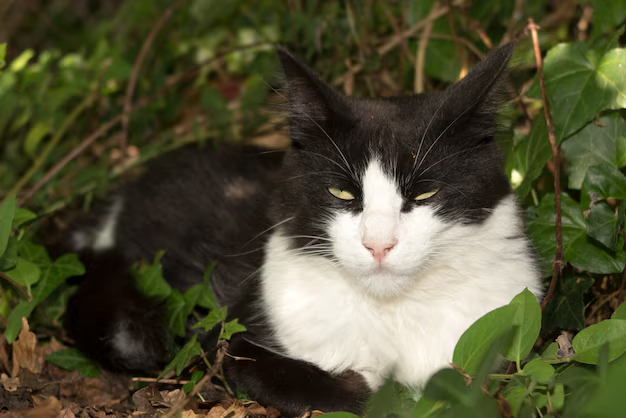
#> input picture 1/assets/image.png, 626 x 418 px
$ python -i equalizing.py   (imports and definitions only)
#> lines starting #> are read from the running program, lines starting #| are printed output that depends on the picture
import cv2 as cv
import numpy as np

from .histogram import histogram


def makeCdf(histogram):
    integral = np.zeros_like(histogram)
    integral[0] = histogram[0]

    for i in range(1, integral.shape[0]):
        integral[i] = integral[i-1] + histogram[i]

    return integral


def histEqualization(image):
    h = histogram(image)
    numPixels = image.shape[0] * image.shape[1]
    cdf = makeCdf(h)

    # normalization
    cdfMin = 0
    for el in h:
        if el != 0:
            cdfMin = el
            break

    sourceRange = numPixels
    destinationRange = 255
    lut = np.zeros_like(h)

    for i in range(destinationRange + 1):
        top = max(cdf[i] - cdfMin, 0)
        bottom = sourceRange - cdfMin

        lut[i] = (top / bottom) * (destinationRange)

    return cv.LUT(image, lut).astype(np.uint8)


def coloredHistEqualization(image):
    hsv = cv.cvtColor(image, cv.COLOR_RGB2HSV)
#> hsv: shape (418, 626, 3); mean H, S, V 25.1, 125.2, 85.2
    h, s, v = cv.split(hsv)
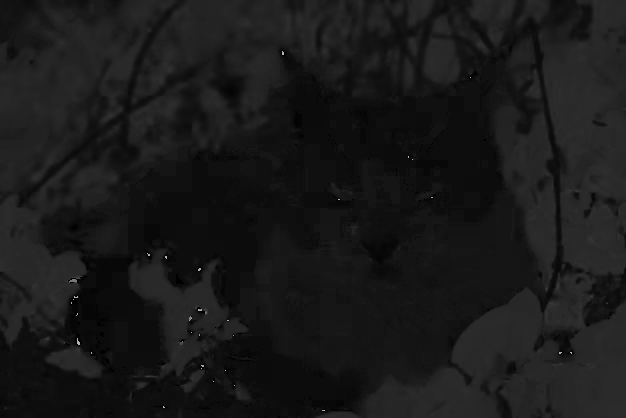
#> h: shape (418, 626); min 0, max 178, mean 25.1
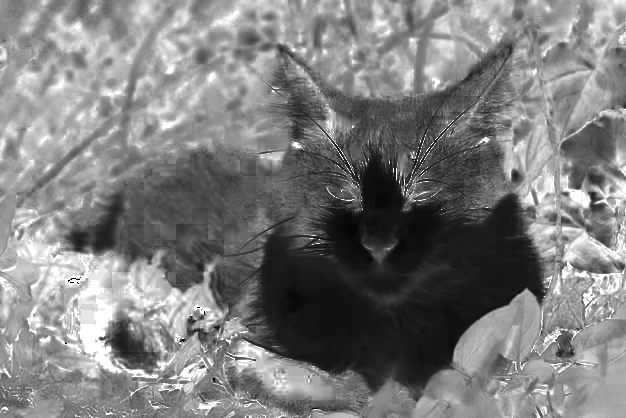
#> s: shape (418, 626); min 0, max 255, mean 125.2
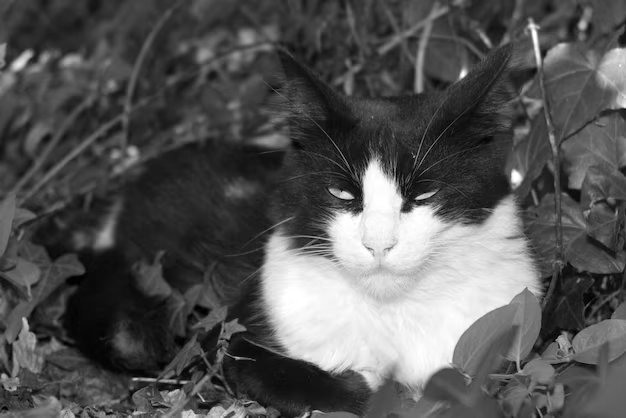
#> v: shape (418, 626); min 0, max 255, mean 85.2

    v_equalized = cv.equalizeHist(v)
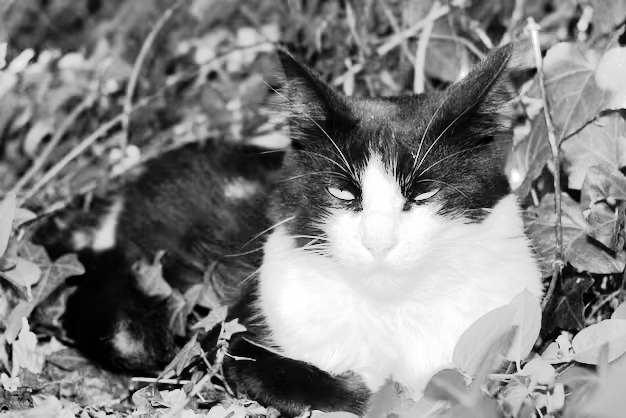
#> v_equalized: shape (418, 626); min 0, max 255, mean 128.4

    return cv.cvtColor(cv.merge((h, s, v_equalized)), cv.COLOR_HSV2RGB)
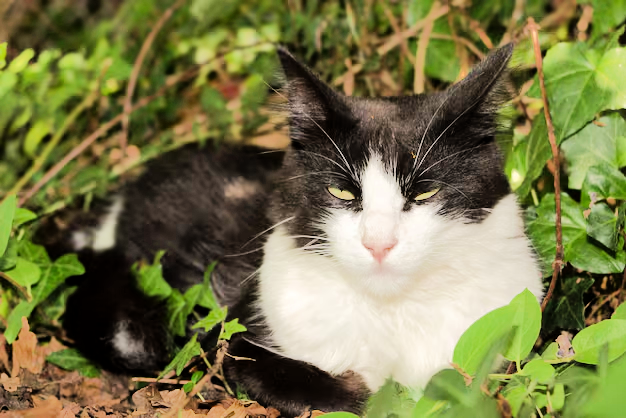
#> returned value: shape (418, 626, 3); mean R, G, B 119.8, 119.1, 73


def coloredClaheHistEqualization(image, clipLimit=7.0):
    hsv = cv.cvtColor(image, cv.COLOR_RGB2HSV)
    h, s, v = cv.split(hsv)

    v_clahe = cv.createCLAHE(clipLimit, tileGridSize=(8, 8)).apply(v)

    return cv.cvtColor(cv.merge((h, s, v_clahe)), cv.COLOR_HSV2RGB)

>>> import cv2
>>> picture = cv2.cvtColor(cv2.imread('assets/image.png'), cv2.COLOR_BGR2RGB)
>>> result = coloredHistEqualization(picture)

$ run again, on 1/assets/3_3.png
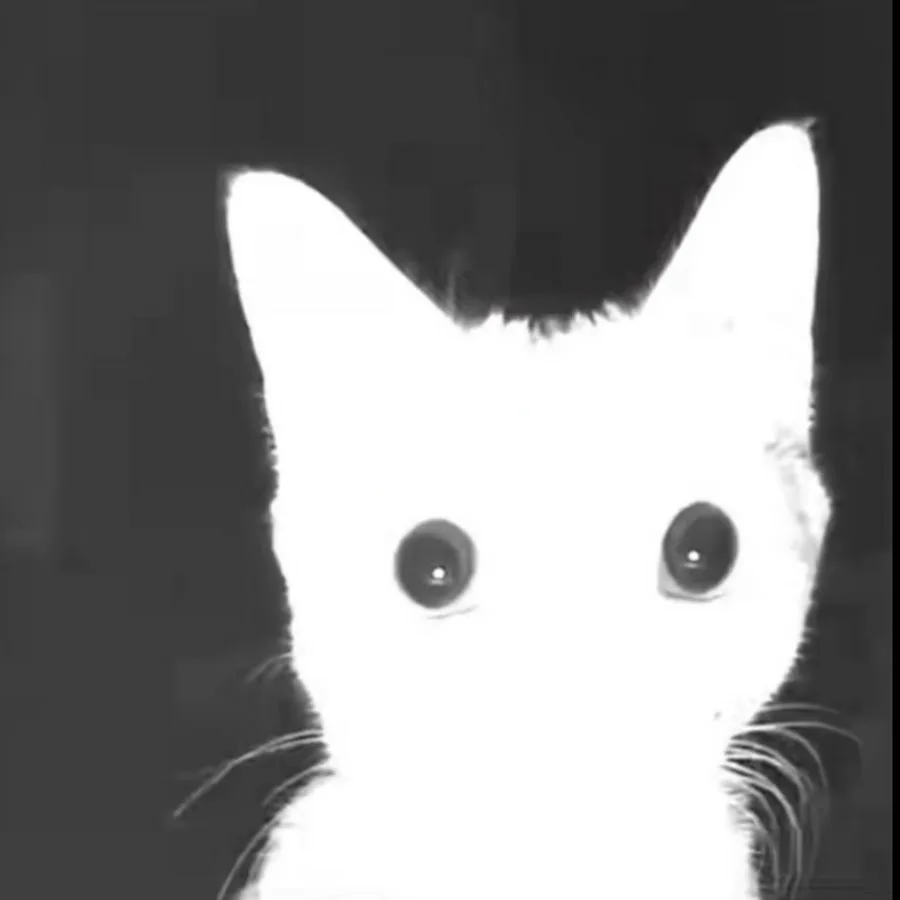
#> input picture 1/assets/3_3.png, 900 x 900 px
#> hsv: shape (900, 900, 3); mean H, S, V 2.1, 0.1, 137.4
#> in coloredHistEqualization, `h, s, v = cv.split(hsv)`:
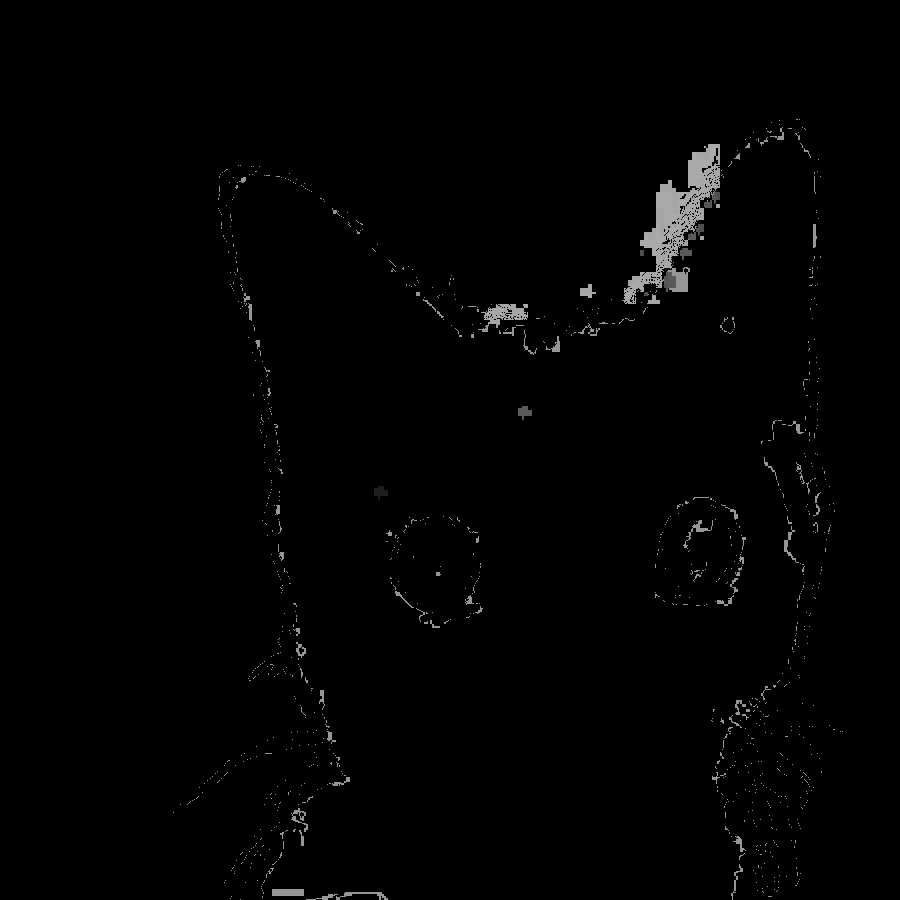
#> h: shape (900, 900); min 0, max 174, mean 2.1
#> in coloredHistEqualization, `v_equalized = cv.equalizeHist(v)`:
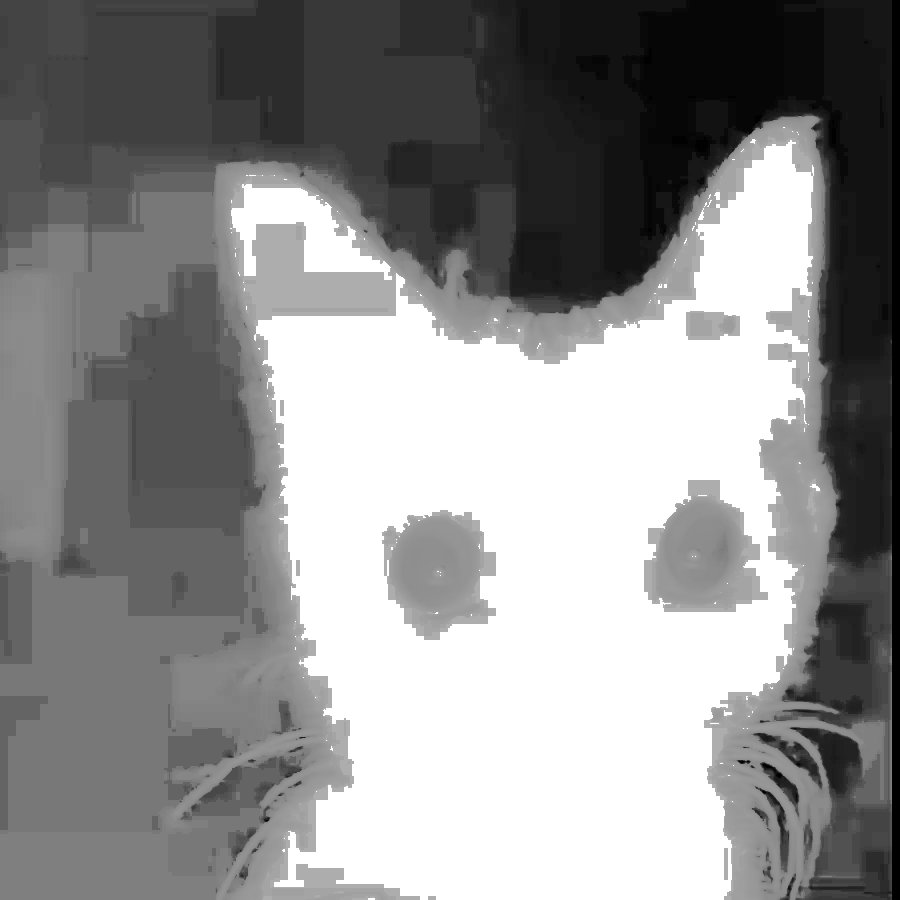
#> v_equalized: shape (900, 900); min 0, max 255, mean 142.4
